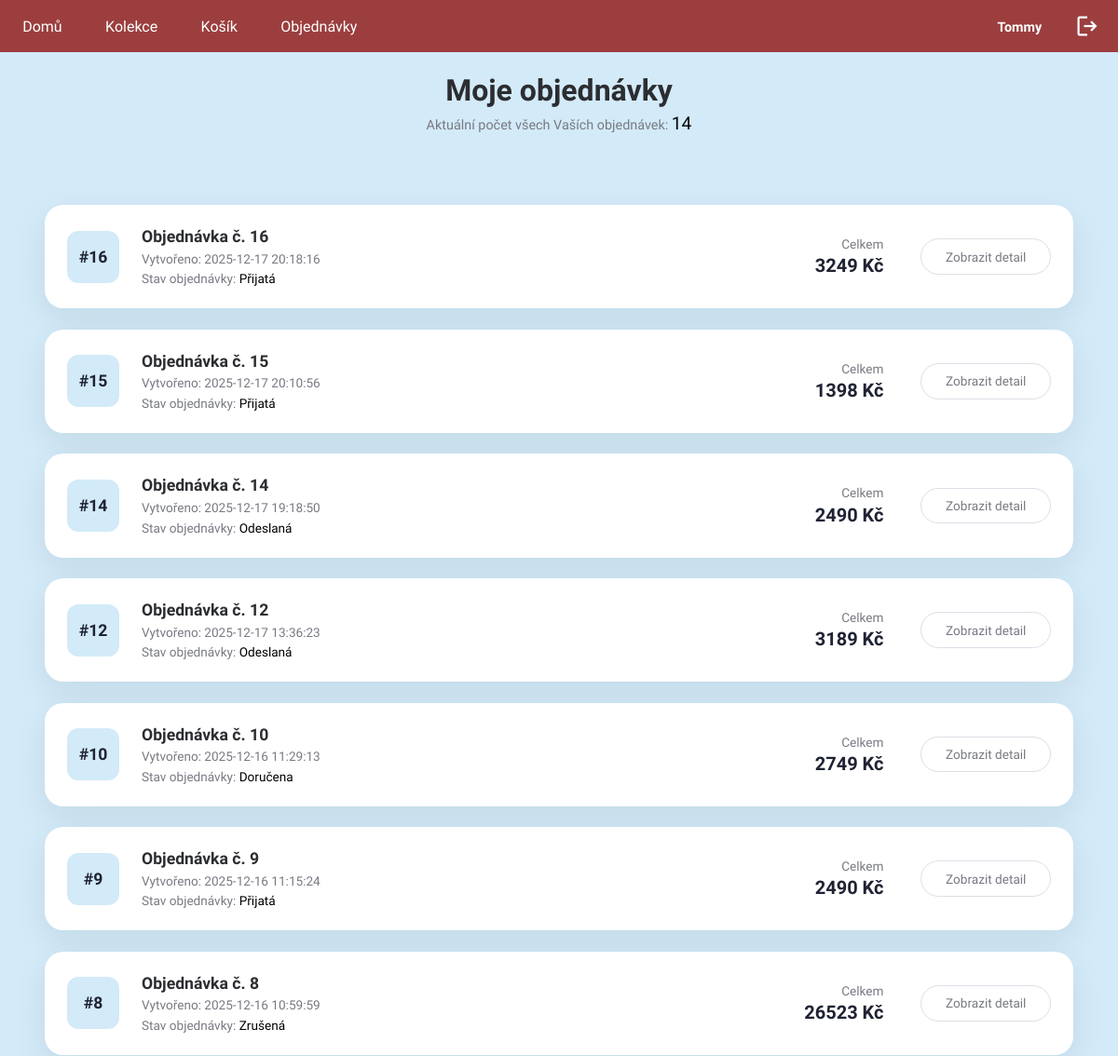
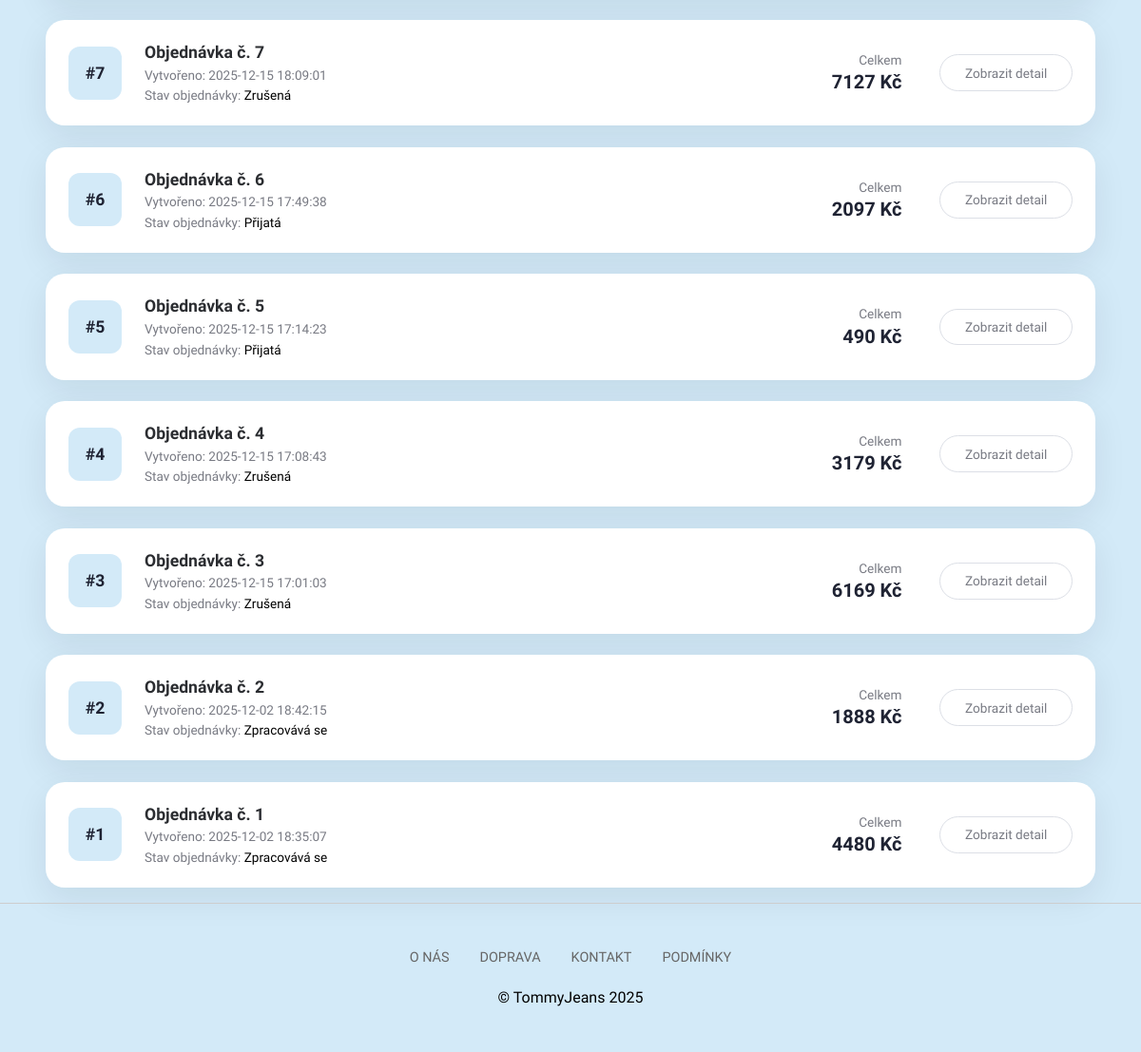
The app's page /orders/ (signed in) with its own data (2 pictures, top to bottom).
### tables this page shows
CREATE TABLE orders (
  id INTEGER PRIMARY KEY AUTOINCREMENT,
  user_id INTEGER NOT NULL,
  status_id INTEGER NOT NULL,
  address TEXT NOT NULL,
  total_price NUMERIC NOT NULL CHECK(total_price >=0),
  payment_method TEXT NOT NULL CHECK(length(payment_method) <= 30),
  created_at DATETIME DEFAULT CURRENT_TIMESTAMP,
  delivery_date DATE,

  FOREIGN KEY(user_id)    REFERENCES users(id)
    ON UPDATE RESTRICT ON DELETE RESTRICT,
  FOREIGN KEY(status_id)    REFERENCES statuses(id)
    ON UPDATE RESTRICT ON DELETE RESTRICT
);

CREATE TABLE statuses (
  id INTEGER PRIMARY KEY AUTOINCREMENT,
  status_name TEXT NOT NULL UNIQUE
);

### pages/orders.py (the view)
@router.get("/", tags=["orders_ui"])
def orders_ui(
        request: Request,
        svc: OrdersService = Depends(orders_service),
        user: User = Depends(get_current_user)
):
    if not user:
        return RedirectResponse('/login',
            status_code=status.HTTP_303_SEE_OTHER)
    user_orders: List[Dict[str, Any]] = svc.list_user_orders(user_id=user.id)
    return request.app.state.templates.TemplateResponse(
        "orders.html",
        {
            "request": request,
            "orders": user_orders,
        }
    )

### templates/orders.html (shortened to what this page needs)
{% extends "base_test.html" %}
{% block content %}
    <div class="page">
        <div class="page__header">
            <div class="page__titles">
                <h1 class="page__title">Moje objednávky</h1>
                <p class="page__subtitle">Aktuální počet všech Vaších objednávek: <span style="color: black; font-size: 1.2rem;">{{ orders|length }}</span></p>
            </div>
            {% set current_user = get_user(request) %}
        </div>
        <div class="stack-lg">
            {% for order in orders %}
            <div class="card order-card">
                <div class="order-card__left">
                    <div class="order-card__icon">
                        #{{ order.id }}
                    </div>
                    <div class="order-card__info">
                        <h3>Objednávka č. {{ order.id }}</h3>
                        <p>Vytvořeno: {{ order.created_at }}</p>
                        <p>Stav objednávky: <span style="color:black;">{{ order.status_name }}</span></p>
                    </div>
                </div>
                <div class="order-card__right">
                    <div class="order-price">
                        <span>Celkem</span>
                        <strong>{{ order.total_price }} Kč</strong>
                    </div>
                    <a href="/orders/{{ order.id }}" class="btn-ghost">
                        Zobrazit detail
                    </a>
                </div>
            </div>
            {% endfor %}
        </div>
    </div>
{% endblock %}

### static/css/test_style.css (style rules this page uses)
* { box-sizing: border-box; font-family: "Stack Sans Text", sans-serif; }
html, body { margin: 0; padding: 0; }
body { background: #d3eaf8; }
:root { --bg: #d3eaf8; --card: #ffffff; --accent: #944454; --accent-dark: #1f2333; --text: #2b2d31; --muted: #787a83; --nav: #9c3e3e; --add-to-cart: #292424; --add-hoover: #c62828; --decrease: ; }
.btn-ghost { display: inline-block; background: transparent; color: var(--muted); border: 1px solid #dcdfe6; border-radius: 999px; padding: 0.65rem 1.6rem; text-decoration: none; font-size: 0.85rem; }
.page { flex-grow: 1; padding: 1rem 3rem; background: var(--bg); color: var(--text); font-family: 'Inter', sans-serif; display: flex; flex-direction: column; gap: 2rem; }
.page__header { display: flex; justify-content: space-between; align-items: flex-end; flex-wrap: wrap; gap: 1.25rem; margin-bottom: 1.5rem; }
.page__titles { display: flex; flex-direction: column; align-items: center; text-align: center; width: 100%; }
.page__title { margin: 0.35rem 0; font-size: 2rem; font-weight: 700; }
.page__subtitle { margin: 0; font-size: 0.9rem; color: var(--muted); }
.card { background: var(--card); border-radius: 1.25rem; padding: 1.5rem; box-shadow: 0 12px 35px rgba(15,23,42,0.08); }
.order-card { display: flex; align-items: center; justify-content: space-between; padding: 1.5rem; max-width: 1200px; width: 100%; margin: 0 auto; }
.order-card__left { display: flex; gap: 1.5rem; align-items: center; }
.order-card__icon { width: 56px; height: 56px; display: flex; align-items: center; justify-content: center; background: var(--bg); color: var(--accent-dark); border-radius: 12px; font-weight: 700; font-size: 1.1rem; flex-shrink: 0; }
.order-card__info h3 { margin: 0; font-size: 1.1rem; font-weight: 700; color: var(--text); }
.order-card__info p { margin: 0.35rem 0 0; color: var(--muted); font-size: 0.85rem; }
.order-card__right { display: flex; align-items: center; gap: 2.5rem; }
.order-price { text-align: right; }
.order-price span { color: var(--muted); display: block; font-size: 0.85rem; }
.order-price strong { color: var(--accent-dark); font-size: 1.25rem; display: block; margin-top: 0.2rem; }
.stack-lg { display: flex; flex-direction: column; gap: 1.4rem; }

### records on screen
orders: id "16", created_at "2025-12-17 20:18:16", status_name "Přijatá", total_price "3249"
orders: id "15", created_at "2025-12-17 20:10:56", status_name "Přijatá", total_price "1398"
orders: id "14", created_at "2025-12-17 19:18:50", status_name "Odeslaná", total_price "2490"
orders: id "12", created_at "2025-12-17 13:36:23", status_name "Odeslaná", total_price "3189"
orders: id "10", created_at "2025-12-16 11:29:13", status_name "Doručena", total_price "2749"
orders: id "9", created_at "2025-12-16 11:15:24", status_name "Přijatá", total_price "2490"
orders: id "8", created_at "2025-12-16 10:59:59", status_name "Zrušená", total_price "26523"
orders: id "7", created_at "2025-12-15 18:09:01", status_name "Zrušená", total_price "7127"
orders: id "6", created_at "2025-12-15 17:49:38", status_name "Přijatá", total_price "2097"
orders: id "5", created_at "2025-12-15 17:14:23", status_name "Přijatá", total_price "490"
orders: id "4", created_at "2025-12-15 17:08:43", status_name "Zrušená", total_price "3179"
orders: id "3", created_at "2025-12-15 17:01:03", status_name "Zrušená", total_price "6169"
orders: id "2", created_at "2025-12-02 18:42:15", status_name "Zpracovává se", total_price "1888"
orders: id "1", created_at "2025-12-02 18:35:07", status_name "Zpracovává se", total_price "4480"

### other values on screen
{{ current_user.username }} "Tommy"
{{ orders|length }} "14"
